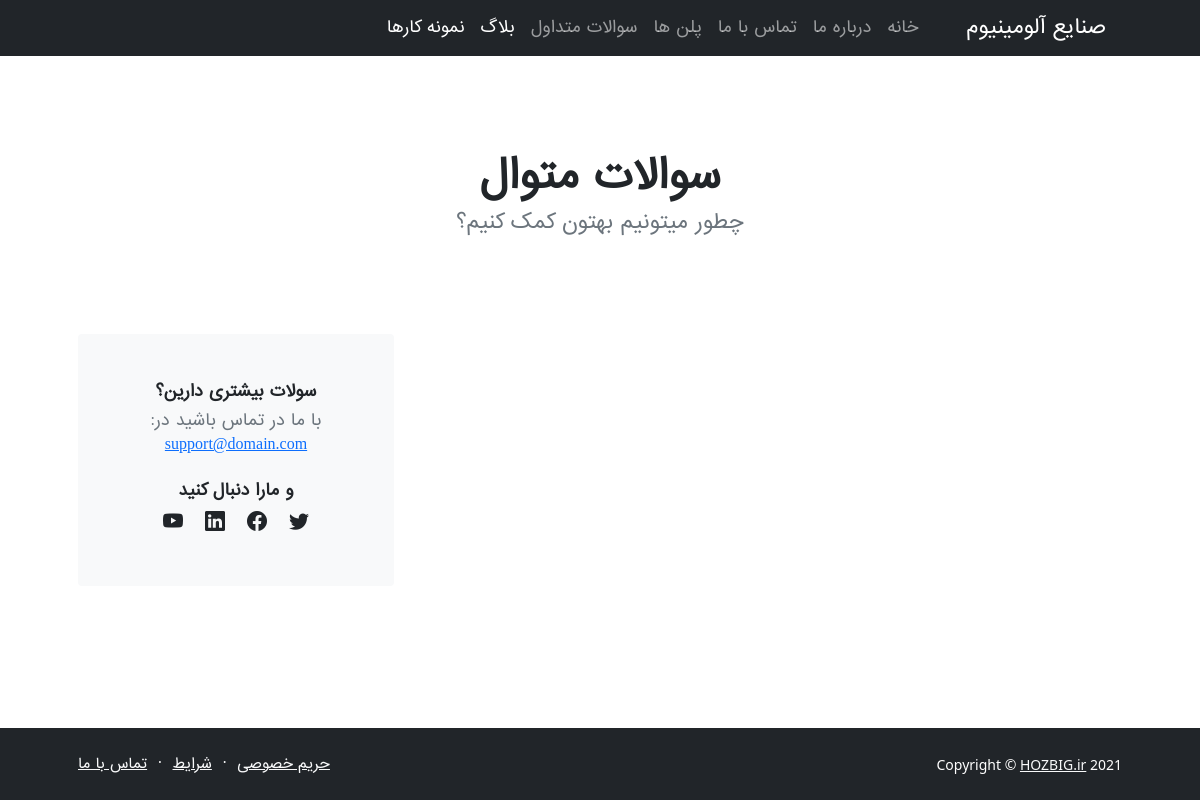
/faq/, run on an earlier commit of the app's database.
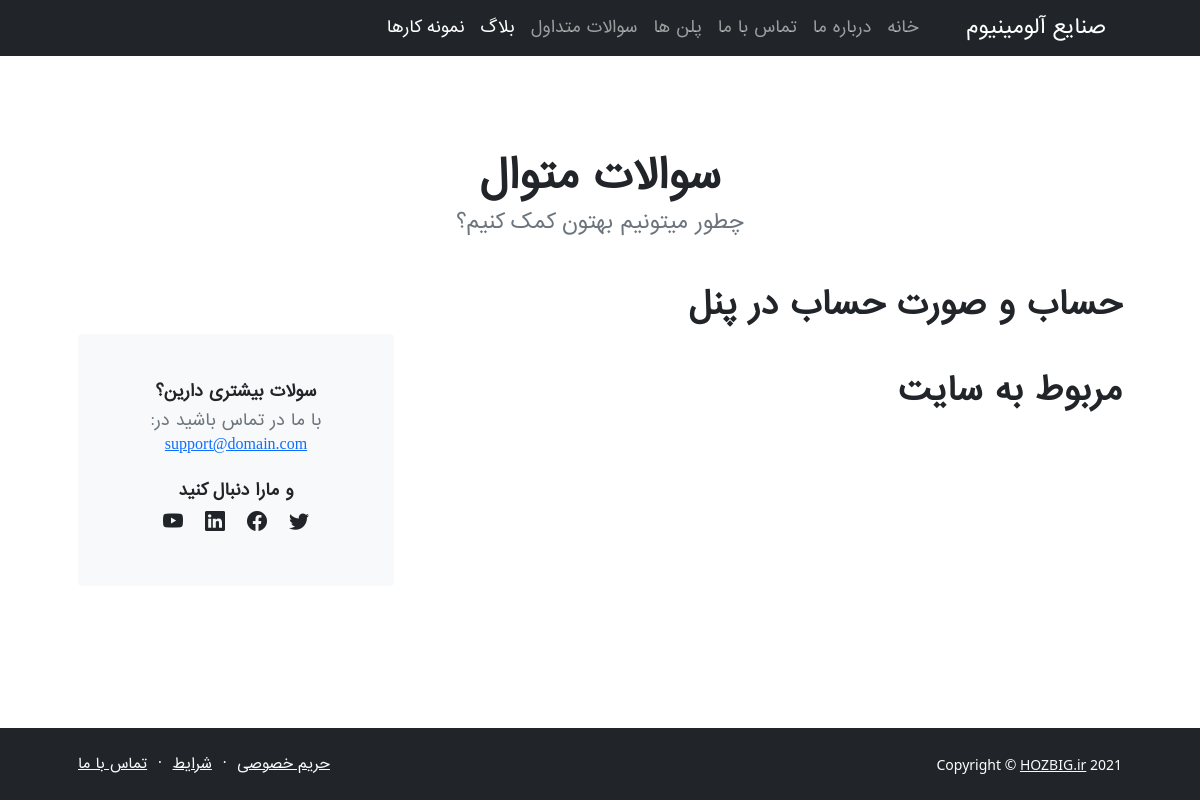
And on a later commit of the database.
### faq_page/models.py (models this page shows, shortened)
class FaqSubject(models.Model):
    title = models.CharField(max_length=50, unique=True)
    position = models.IntegerField()
    fa_question = models.ManyToManyField(FaqQuestion, related_name="que_rel_name")

### faq_page/views.py (the view)
# urls.py: path('', faq_view, name= 'faq_url'),
def faq_view(request):
    subjects = FaqSubject.objects.all()
    context = {
        "page_title": "سوالات متداول",
        'subjects': subjects,
    }
    return render(request, 'faq/faq.html', context)

### templates/faq/faq.html (shortened to what this page needs)
{% extends 'bases/base-templates.html' %}
{% load static %}
        {% block first_row %}
        <section class="py-5">
            <div class="container px-5 my-5">
                <div class="text-center mb-5">
                    <h1 class="fw-bolder">سوالات متوال</h1>
                    <p class="lead fw-normal text-muted mb-0">چطور میتونیم بهتون کمک کنیم؟</p>
                </div>
                <div class="row gx-5">
                    <div class="col-xl-8">
                        {% for item in subjects %}
                            <h2 class="fw-bolder mb-3">{{item.title}}</h2>
                        {% endfor %}
                    </div>
                    <div class="col-xl-4">
                        <div class="card border-0 bg-light mt-xl-5">
                            <div class="card-body p-4 py-lg-5">
                                <div class="d-flex align-items-center justify-content-center">
                                    <div class="text-center">
                                        <div class="h6 fw-bolder">سولات بیشتری دارین؟</div>
                                        <p class="text-muted mb-4">
                                            با ما در تماس باشید در:
                                            <br />
                                            <a href="#!">support@domain.com</a>
                                        </p>
                                        <div class="h6 fw-bolder">و مارا دنبال کنید</div>
                                        <a class="fs-5 px-2 link-dark" href="#!"><i class="bi-twitter"></i></a>
                                        <a class="fs-5 px-2 link-dark" href="#!"><i class="bi-facebook"></i></a>
                                        <a class="fs-5 px-2 link-dark" href="#!"><i class="bi-linkedin"></i></a>
                                        <a class="fs-5 px-2 link-dark" href="#!"><i class="bi-youtube"></i></a>
                                    </div>
                                </div>
                            </div>
                        </div>
                    </div>
                </div>
            </div>
        </section>
        {% endblock first_row %}

What changed in the data, as far as the page shows it:
added FaqSubject: title "حساب و صورت حساب در پنل"
added FaqSubject: title "مربوط به سایت"
